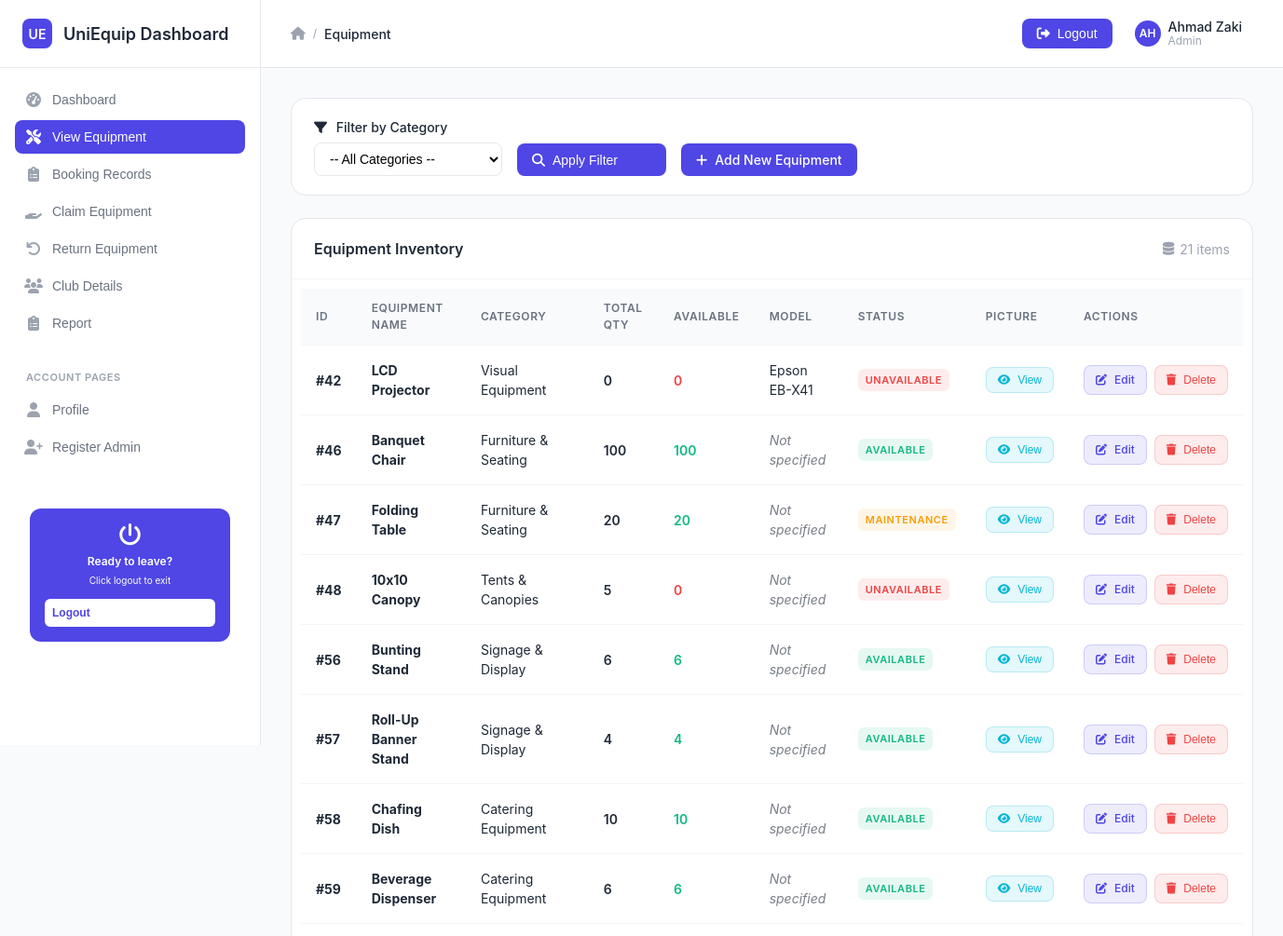
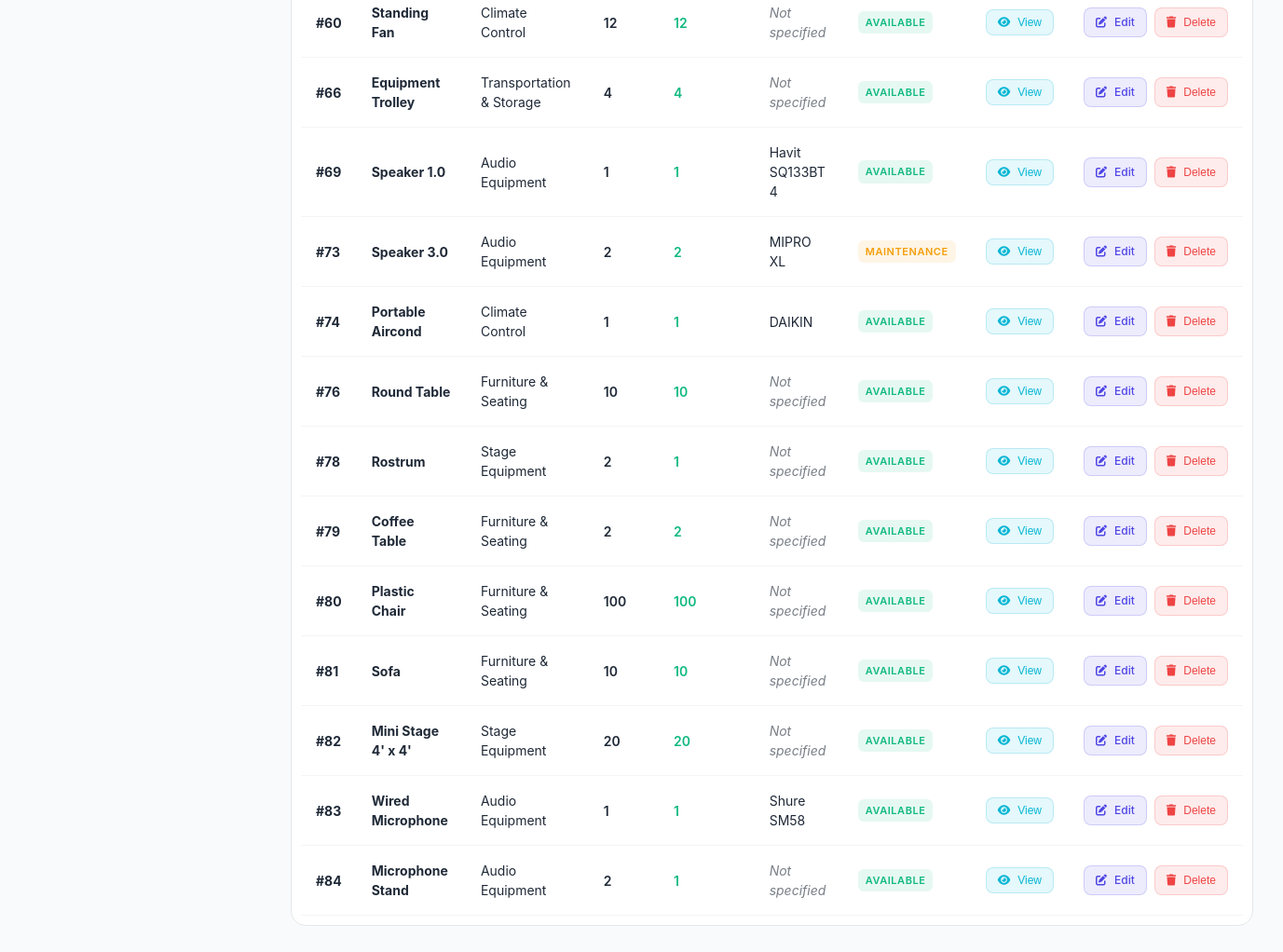
Screenshot of /admin_view_equipment.php (signed in) with the database file from the repository (2 pictures, top to bottom).
### tables this page shows
CREATE TABLE `equipment` (
  `id_equipment` int(11) NOT NULL,
  `name` varchar(50) NOT NULL,
  `category` varchar(50) NOT NULL,
  `status` varchar(50) NOT NULL,
  `qty` int(11) NOT NULL,
  `model` varchar(50) DEFAULT NULL,
  `picture` varchar(255) DEFAULT NULL
);

### admin_view_equipment.php (the view, shortened to what this page needs)
<?php
$staff_name = $_SESSION['staff_name'] ?? "Admin User";
include("db.php");
if (isset($_POST['filter'])) {
    $filter = mysqli_real_escape_string($connect, $_POST['filter']);
    if ($filter !== '') {
        $query = "SELECT * FROM equipment WHERE category = '$filter' ORDER BY id_equipment ASC";
    } else {
        $query = "SELECT * FROM equipment ORDER BY id_equipment ASC";
    }
} else {
    $query = "SELECT * FROM equipment ORDER BY id_equipment ASC";
}
$result = mysqli_query($connect, $query);
function getActualAvailableQty($connect, $equipment_id, $total_qty) {
    $borrowed_query = "SELECT COALESCE(SUM(be.qty), 0) as borrowed_qty
                      FROM booking_equipment be
                      INNER JOIN booking b ON be.id_booking = b.id_booking
                      WHERE be.id_equipment = '$equipment_id'
                      AND b.status = 'Borrowed'";
    $borrowed_result = mysqli_query($connect, $borrowed_query);
    if ($borrowed_result) {
        $borrowed_row = mysqli_fetch_assoc($borrowed_result);
        $borrowed_qty = $borrowed_row['borrowed_qty'] ?? 0;
    } else {
        $borrowed_qty = 0;
    }
    return $total_qty - $borrowed_qty;
}
?>
<!DOCTYPE html>
<html lang="en">
<head>
    <link href="https://cdnjs.cloudflare.com/ajax/libs/font-awesome/6.4.0/css/all.min.css" rel="stylesheet">
    <link href="style.css" rel="stylesheet">
</head>
<body>
    <div class="dashboard-container">
        <div class="sidebar">
            <div class="sidebar-header">
                <div class="sidebar-logo">UE</div>
                <div class="sidebar-title">UniEquip Dashboard</div>
            </div>
            <div class="sidebar-nav">
                <div class="nav-section">
                    <div class="nav-item">
                        <form action="admin_dashboard.php" method="post" style="margin: 0;">
                            <button type="submit" class="nav-link">
                                <div class="nav-icon"><i class="fas fa-tachometer-alt"></i></div>
                                Dashboard
                            </button>
                        </form>
                    </div>
                    <div class="nav-item">
                        <button class="nav-link active">
                            <div class="nav-icon"><i class="fas fa-tools"></i></div>
                            View Equipment
                        </button>
                    </div>
                    <div class="nav-item">
                        <form action="admin_view_all_record.php" method="post" style="margin: 0;">
                            <button type="submit" class="nav-link">
                                <div class="nav-icon"><i class="fas fa-clipboard-list"></i></div>
                                Booking Records
                            </button>
                        </form>
                    </div>
                    <div class="nav-item">
                        <form action="claim_equipment.php" method="post" style="margin: 0;">
                            <button type="submit" class="nav-link">
                                <div class="nav-icon"><i class="fas fa-hand-holding"></i></div>
                                Claim Equipment
                            </button>
                        </form>
                    </div>
                    <div class="nav-item">
                        <form action="return_equipment.php" method="post" style="margin: 0;">
                            <button type="submit" class="nav-link">
                                <div class="nav-icon"><i class="fas fa-undo"></i></div>
                                Return Equipment
                            </button>
                        </form>
                    </div>
                    <div class="nav-item">
                        <form action="view_club.php" method="post" style="margin: 0;">
                            <button type="submit" class="nav-link">
                                <div class="nav-icon"><i class="fas fa-users"></i></div>
                                Club Details
                            </button>
                        </form>
                    </div>
                    <div class="nav-item">
                        <form action="report.php" method="post" style="margin: 0;">
                            <button type="submit" class="nav-link">
                                <div class="nav-icon"><i class="fas fa-clipboard-list"></i></div>
                                Report
                            </button>
                        </form>
                    </div>
                </div>
                <div class="nav-section">
                    <div class="nav-section-title">ACCOUNT PAGES</div>
                    <div class="nav-item">
                        <form action="admin_profile.php" method="post" style="margin: 0;">
                            <button type="submit" class="nav-link">
                                <div class="nav-icon"><i class="fas fa-user"></i></div>
                                Profile
                            </button>
                        </form>
                    </div>
                    <div class="nav-item">
                        <form action="rgstaff.php" method="post" style="margin: 0;">
                            <button type="submit" class="nav-link">
                                <div class="nav-icon"><i class="fas fa-user-plus"></i></div>
                                Register Admin
                            </button>
                        </form>
                    </div>
                </div>
                <div style="margin-top: auto; padding: 16px;">
                    <div style="background: #4f46e5; border-radius: 12px; padding: 16px; text-align: center; color: white;">
                        <i class="fas fa-power-off" style="font-size: 24px; margin-bottom: 8px;"></i>
                        <div style="font-size: 12px; font-weight: 600; margin-bottom: 4px;">Ready to leave?</div>
                        <div style="font-size: 10px; margin-bottom: 12px;">Click logout to exit</div>
                        <form action="logout.php" method="post" style="margin: 0;" onsubmit="return confirmLogout()">
                            <button type="submit" class="btn btn-primary btn-sm" style="background: white; color: #4f46e5; width: 100%; border: none; padding: 8px; border-radius: 6px; font-weight: 600; cursor: pointer;">
                                Logout
                            </button>
                        </form>
                    </div>
                </div>
            </div>
        </div>
        <div class="main-content">
            <div class="top-header">
                <div class="header-left">
                    <div class="breadcrumb">
                        <i class="fas fa-home"></i>
                        <span class="breadcrumb-separator">/</span>
                        <span class="breadcrumb-item active">Equipment</span>
                    </div>
                </div>
                <div class="header-right">
                    <div class="header-actions">
                        <form action="logout.php" method="post" style="margin: 0;" onsubmit="return confirmLogout()">
                            <button type="submit" class="btn btn-primary" style="display: flex; align-items: center; gap: 8px;">
                                <i class="fas fa-sign-out-alt"></i>
                                Logout
                            </button>
                        </form>
                        <div class="user-menu">
                            <div class="user-avatar"><?php echo strtoupper(substr($staff_name, 0, 2)); ?></div>
                            <div class="user-info">
                                <div class="user-name"><?php echo $staff_name; ?></div>
                                <div class="user-role"><?php echo ucfirst($_SESSION['role'] ?? 'admin'); ?></div>
                            </div>
                        </div>
                    </div>
                </div>
            </div>
            <div class="content-area">
                <div class="filter-controls">
                    <form method="post" action="admin_view_equipment.php" style="display: flex; gap: 16px; align-items: end; flex-wrap: wrap; width: 100%;">
                        <div class="form-group" style="margin-bottom: 0;">
                            <label class="form-label">
                                <i class="fas fa-filter" style="margin-right: 6px;"></i>
                                Filter by Category
                            </label>
                            <select name="filter" class="form-select" style="min-width: 200px;">
                                <option value="">-- All Categories --</option>
        </select>
                        </div>
                        <button type="submit" class="btn btn-primary" style="height: 35px; min-width: 160px;">
                            <i class="fas fa-search"></i>
                            Apply Filter
                        </button>
                        <a href="add_equipment.php" class="btn btn-primary" style="height: 35px; min-width: 160px;">
                            <i class="fas fa-plus"></i>
                            Add New Equipment
                        </a>
    </form>
                </div>
                <div class="table-container">
                    <div class="table-header">
                        <h2 class="table-title">
                            Equipment Inventory
                        </h2>
                        <div class="table-meta">
                            <i class="fas fa-database"></i>
                            <?= mysqli_num_rows($result) ?> items
                        </div>
                    </div>
                    <div class="table-wrapper">
                        <?php if (mysqli_num_rows($result) > 0): ?>
                            <table class="data-table">
                                <thead>
        <tr>
            <th>ID</th>
                                        <th>Equipment Name</th>
            <th>Category</th>
                                        <th>Total Qty</th>
                                        <th>Available</th>
            <th>Model</th>
                                        <th>Status</th>
            <th>Picture</th>
            <th>Actions</th>
        </tr>
                                </thead>
                                <tbody>
            <?php while ($row = mysqli_fetch_assoc($result)) {
                $actual_available = getActualAvailableQty($connect, $row['id_equipment'], $row['qty']);
            ?>
                <tr>
                                    <td>
                                        <strong style="color: var(--text-primary);">#<?= $row['id_equipment'] ?></strong>
                                    </td>
                                    <td>
                                        <strong style="color: var(--text-primary);"><?= htmlspecialchars($row['name']) ?></strong>
                                    </td>
                    <td><?= htmlspecialchars($row['category']) ?></td>
                                    <td>
                                        <span style="font-weight: 600; color: var(--text-primary);"><?= $row['qty'] ?></span>
                                    </td>
                                    <td>
                                        <span style="font-weight: 600; color: <?= $actual_available > 0 ? 'var(--accent-color)' : 'var(--error-color)' ?>;">
                                            <?= $actual_available ?>
                                        </span>
                                    </td>
                                    <td><?= $row['model'] ? htmlspecialchars($row['model']) : '<em style="opacity: 0.6;">Not specified</em>' ?></td>
                                    <td>
                                        <?php
                                        if ($actual_available <= 0) {
                                            $status = 'Unavailable';
                                            $statusClass = 'status-unavailable';
                                        } elseif (!empty($row['status']) && stripos($row['status'], 'maintenance') !== false) {
                                            $status = $row['status'];
                                            $statusClass = 'status-maintenance';
                                        } else {
                                            $status = 'Available';
                                            $statusClass = 'status-available';
                                        }
                                        ?>
                                        <span class="status-badge <?= $statusClass ?>">
                                            <?= htmlspecialchars($status) ?>
                                        </span>
                                    </td>
                    <td>
                        <?php if (!empty($row['picture']) && file_exists($row['picture'])) { ?>
                                            <button onclick="openImageWindow('<?= $row['picture'] ?>')" class="btn btn-view btn-sm">
                                                <i class="fas fa-eye"></i>
                                                View
                                            </button>
                        <?php } else { ?>
                                            <span style="opacity: 0.5; font-style: italic;">No Image</span>
                        <?php } ?>
                    </td>
                    <td>
                                        <div class="action-buttons">
                                            <a href="update_equipment.php?id_equipment=<?= $row['id_equipment'] ?>" class="btn btn-edit btn-sm">
                                                <i class="fas fa-edit"></i>
                                                Edit
                                            </a>
                                            <button onclick="confirmDelete(<?= $row['id_equipment'] ?>, '<?= htmlspecialchars($row['name'], ENT_QUOTES) ?>')"
                                                    class="btn btn-delete btn-sm">
                                                <i class="fas fa-trash"></i>
                                                Delete
                                            </button>
                                        </div>
                    </td>
                </tr>
            <?php } ?>
                                </tbody>
                            </table>
        <?php endif; ?>
                    </div>
                </div>
            </div>
        </div>
    </div>
</body>
</html>

### rows the page displays
equipment: id_equipment "42", name "LCD Projector", category "Visual Equipment", qty "0", model "Epson EB-X41", status "UNAVAILABLE"
equipment: id_equipment "46", name "Banquet Chair", category "Furniture & Seating", qty "100", shows "Not specified", status "AVAILABLE"
equipment: id_equipment "47", name "Folding Table", category "Furniture & Seating", qty "20", shows "Not specified", status "MAINTENANCE"
equipment: id_equipment "48", name "10x10 Canopy", category "Tents & Canopies", qty "5", actual_available "0", shows "Not specified", status "UNAVAILABLE"
equipment: id_equipment "56", name "Bunting Stand", category "Signage & Display", qty "6", shows "Not specified", status "AVAILABLE"
equipment: id_equipment "57", name "Roll-Up Banner Stand", category "Signage & Display", qty "4", shows "Not specified", status "AVAILABLE"
equipment: id_equipment "58", name "Chafing Dish", category "Catering Equipment", qty "10", shows "Not specified", status "AVAILABLE"
equipment: id_equipment "59", name "Beverage Dispenser", category "Catering Equipment", qty "6", shows "Not specified", status "AVAILABLE"
equipment: id_equipment "60", name "Standing Fan", category "Climate Control", qty "12", shows "Not specified", status "AVAILABLE"
equipment: id_equipment "66", name "Equipment Trolley", category "Transportation & Storage", qty "4", shows "Not specified", status "AVAILABLE"
equipment: id_equipment "69", name "Speaker 1.0", category "Audio Equipment", qty "1", model "Havit SQ133BT 4", status "AVAILABLE"
equipment: id_equipment "73", name "Speaker 3.0", category "Audio Equipment", qty "2", model "MIPRO XL", status "MAINTENANCE"
equipment: id_equipment "74", name "Portable Aircond", category "Climate Control", qty "1", model "DAIKIN", status "AVAILABLE"
equipment: id_equipment "76", name "Round Table", category "Furniture & Seating", qty "10", shows "Not specified", status "AVAILABLE"
equipment: id_equipment "78", name "Rostrum", category "Stage Equipment", qty "2", actual_available "1", shows "Not specified", status "AVAILABLE"
equipment: id_equipment "79", name "Coffee Table", category "Furniture & Seating", qty "2", shows "Not specified", status "AVAILABLE"
equipment: id_equipment "80", name "Plastic Chair", category "Furniture & Seating", qty "100", shows "Not specified", status "AVAILABLE"
equipment: id_equipment "81", name "Sofa", category "Furniture & Seating", qty "10", shows "Not specified", status "AVAILABLE"
equipment: id_equipment "82", name "Mini Stage 4' x 4'", category "Stage Equipment", qty "20", shows "Not specified", status "AVAILABLE"
equipment: id_equipment "83", name "Wired Microphone", category "Audio Equipment", qty "1", model "Shure SM58", status "AVAILABLE"
equipment: id_equipment "84", name "Microphone Stand", category "Audio Equipment", qty "2", actual_available "1", shows "Not specified", status "AVAILABLE"

### other values shown
substr($staff_name, 0, 2) "AH"
$staff_name "Ahmad Zaki"
$_SESSION['role'] "Admin"
mysqli_num_rows($result) "21"
